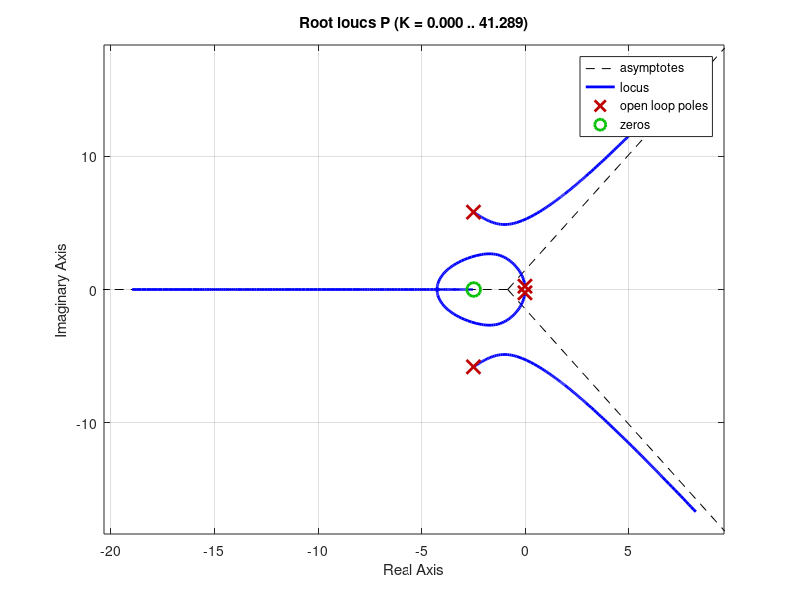
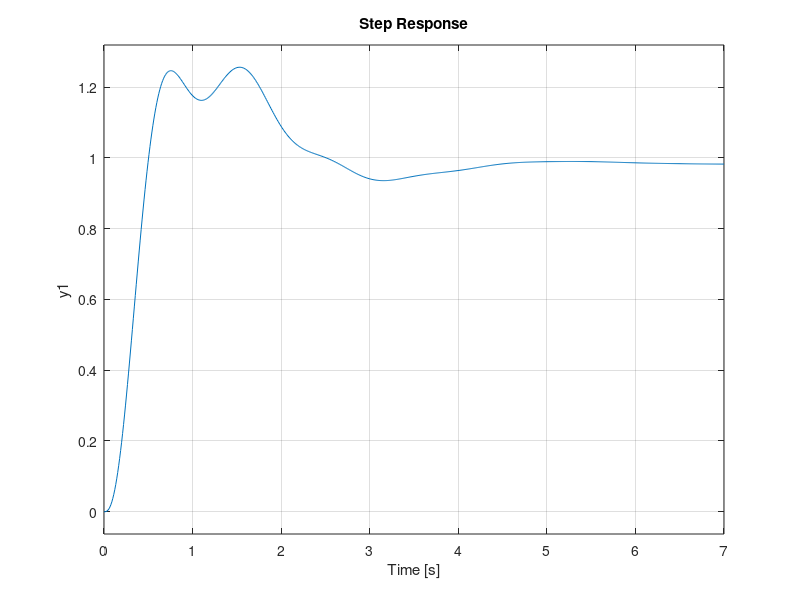
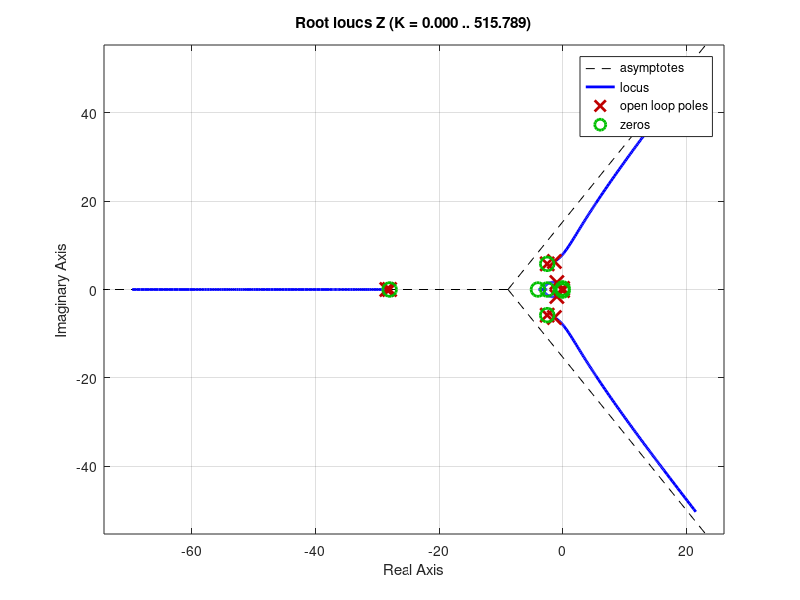

Reproduce these figures in MATLAB, in order.
s = tf('s');
Pnum = 160*(s+2.5)+(s+0.7);
Pdenom = (s^2+5*s+40)*(s^2+0.03*s+0.06);
P = Pnum/Pdenom;

figure(1);
rlocus(P);

K = 2.5;
dc = (s+4)/(s+28);
C = K*dc; %For Lead Compensator
Gyr = minreal((C*P)/(1+C*P));
Z = ((C*P)/(1+C*P));

figure(2);
step(Gyr);
figure(3);
rlocus(Z);

disp('Overshoot = 6.16%');
disp('rise time = 0.957');
